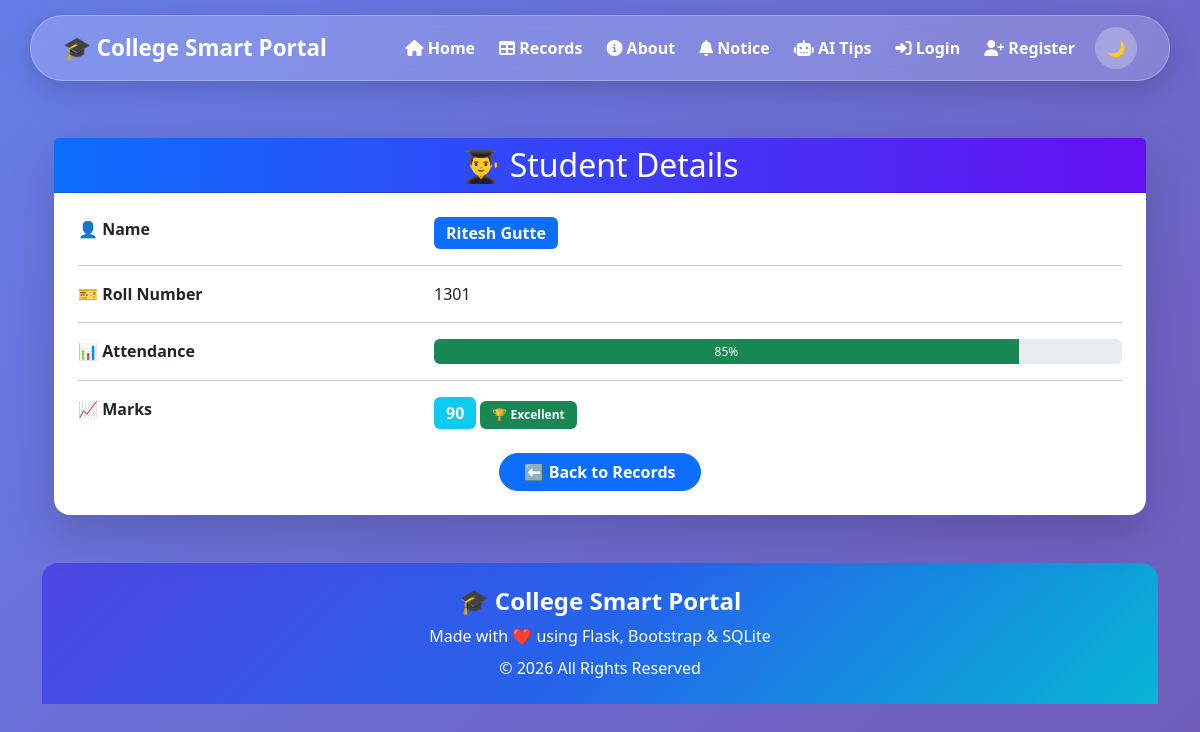
The app's page /student/1, older data.
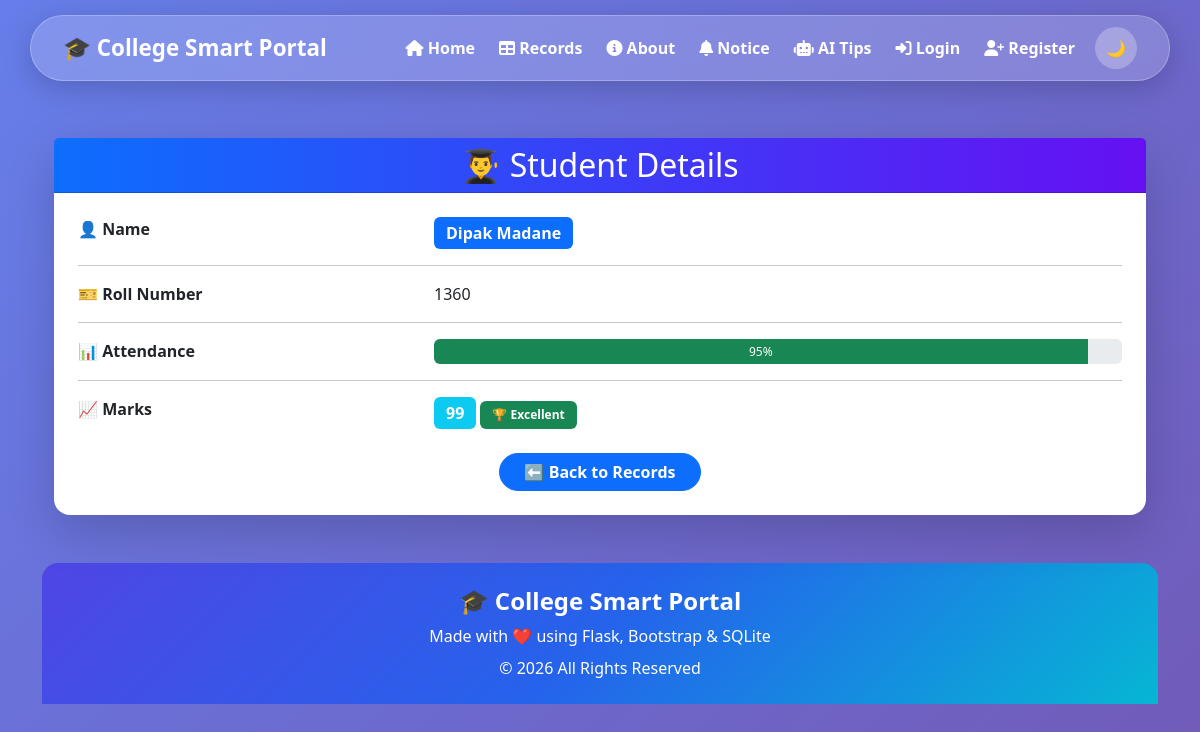
The same page, newer data.
### tables this page shows
CREATE TABLE students (
            id INTEGER PRIMARY KEY AUTOINCREMENT,
            name TEXT NOT NULL,
            roll TEXT UNIQUE NOT NULL,
            attendance INTEGER NOT NULL,
            marks INTEGER NOT NULL
            
        
        );

### app.py (the view)
@app.route("/student/<int:id>")
def student_detail(id):
    conn = get_db()
    student = conn.execute(
        "SELECT * FROM students WHERE id=?",
        (id,)
    ).fetchone()
    conn.close()
    if student is None:
        flash("Student Not Found!", "danger")
        return redirect(url_for("records"))
    return render_template("student_detail.html", student=student)

### app.py (called while the page is built)
def get_db():
    conn = sqlite3.connect("myproject.db")
    conn.row_factory = sqlite3.Row
    return conn

### templates/student_detail.html
{% extends 'base.html' %}
{% block content %}
<div class="container mt-5">
    <div class="card shadow-lg border-0 rounded-4">
        <div class="card-header text-center text-white"
             style="background:linear-gradient(90deg,#0d6efd,#6610f2);">
            <h2 class="mb-0">👨‍🎓 Student Details</h2>
        </div>
        <div class="card-body p-4">
            <div class="row mb-3">
                <div class="col-md-4 fw-bold">
                    👤 Name
                </div>
                <div class="col-md-8">
                    <span class="badge bg-primary fs-6">
                        {{ student.name }}
                    </span>
                </div>
            </div>
            <hr>
            <div class="row mb-3">
                <div class="col-md-4 fw-bold">
                    🎫 Roll Number
                </div>
                <div class="col-md-8">
                    {{ student.roll }}
                </div>
            </div>
            <hr>
            <div class="row mb-3">
                <div class="col-md-4 fw-bold">
                    📊 Attendance
                </div>
                <div class="col-md-8">
                    <div class="progress" style="height:25px;">
                        <div class="progress-bar bg-success"
                             style="width:{{ student.attendance }}%;">
                            {{ student.attendance }}%
                        </div>
                    </div>
                </div>
            </div>
            <hr>
            <div class="row mb-4">
                <div class="col-md-4 fw-bold">
                    📈 Marks
                </div>
                <div class="col-md-8">
                    <span class="badge bg-info fs-6">
                        {{ student.marks }}
                    </span>
                    {% if student.marks >= 90 %}
                        <span class="badge bg-success">🏆 Excellent</span>
                    {% elif student.marks >= 75 %}
                        <span class="badge bg-primary">👍 Good</span>
                    {% elif student.marks >= 60 %}
                        <span class="badge bg-warning text-dark">🙂 Average</span>
                    {% else %}
                        <span class="badge bg-danger">⚠️ Poor</span>
                    {% endif %}
                </div>
            </div>
            <div class="text-center">
                <a href="{{ url_for('records') }}"
                   class="btn btn-primary rounded-pill px-4">
                    ⬅️ Back to Records
                </a>
            </div>
        </div>
    </div>
</div>
{% endblock %}

### templates/base.html (shortened to what this page needs)
<!DOCTYPE html>
<html lang="en" data-bs-theme="light">
<head>
    <link href="https://cdn.jsdelivr.net/npm/bootstrap@5.3.3/dist/css/bootstrap.min.css" rel="stylesheet">
    <link rel="stylesheet"href="https://cdnjs.cloudflare.com/ajax/libs/font-awesome/6.4.2/css/all.min.css">
</head>
<body>
<nav class="navbar navbar-expand-lg glass-nav fixed-top">
    <div class="container">
        <a class="navbar-brand fw-bold text-white" href="/">
            🎓 College Smart Portal
        </a>
        <div class="collapse navbar-collapse justify-content-end" id="navbarNav">
            <ul class="navbar-nav align-items-center">
                <li class="nav-item">
                    <a class="nav-link active" href="/">
                        <i class="fas fa-house"></i>
                        <span>Home</span>
                    </a>
                </li>
                <li class="nav-item">
                    <a class="nav-link" href="/record">
                        <i class="fas fa-table"></i>
                        <span>Records</span>
                    </a>
                </li>
                <li class="nav-item">
                    <a class="nav-link" href="/about">
                        <i class="fas fa-circle-info"></i>
                        <span>About</span>
                    </a>
                </li>
                <li class="nav-item">
                    <a class="nav-link" href="/notice">
                        <i class="fas fa-bell"></i>
                        <span>Notice</span>
                    </a>
                </li>
                <li class="nav-item">
                    <a class="nav-link" href="/ai_tips">
                        <i class="fas fa-robot"></i>
                        <span>AI Tips</span>
                    </a>
                </li>
                {% if session.get("username") %}
                    {% if session.get("role") == "admin" %}
                    <li class="nav-item">
                        <a class="nav-link" href="/add">
                            <i class="fas fa-user-plus"></i>
                            <span>Add Student</span>
                        </a>
                    </li>
                    {% endif %}
                    <li class="nav-item">
                        <a class="nav-link logout-btn" href="/logout">
                            <i class="fas fa-right-from-bracket"></i>
                            <span>Logout</span>
                        </a>
                    </li>
                {% else %}
                    <li class="nav-item">
                        <a class="nav-link" href="/login">
                            <i class="fas fa-right-to-bracket"></i>
                            <span>Login</span>
                        </a>
                    </li>
                    <li class="nav-item">
                        <a class="nav-link" href="/register">
                            <i class="fas fa-user-plus"></i>
                            <span>Register</span>
                        </a>
                    </li>
                {% endif %}
                <li class="nav-item ms-2">
                    <button class="theme-btn" onclick="toggleTheme()">
                        🌙
                    </button>
                </li>
            </ul>
        </div>
    </div>
</nav>
<div style="height:90px;"></div>
<div class="container">
{% block content %}
{% endblock %}
<footer class="mt-5">
<div class="container-fluid text-center text-white py-4 rounded-top-4"
style="background:linear-gradient(135deg,#4f46e5,#2563eb,#06b6d4);">
<h4 class="fw-bold">
🎓 College Smart Portal
</h4>
<p class="mb-2">
Made with ❤️ using Flask, Bootstrap & SQLite
</p>
<p class="mb-0">
© 2026 All Rights Reserved
</p>
</div>
</body>
</html>

### templates/base.html (style rules this page uses)
.card { transition:0.3s; }
.badge { padding:8px 12px; }
.btn { transition:0.3s; }
.card-body div { transition:.3s; }
.btn { border: radius 15px; font-weight:bold; }
body { background:linear-gradient(135deg,#667eea,#764ba2,#6dd5ed); background-size:300% 300%; animation:bgMove 12s ease infinite; }
.glass-nav { margin:15px auto; width:95%; border-radius:50px; background:rgba(255,255,255,.18); backdrop-filter:blur(18px); -webkit-backdrop-filter:blur(18px); border:1px solid rgba(255,255,255,.25); box-shadow:0 8px 30px rgba(0,0,0,.18); padding:10px 20px; }
.glass-nav .navbar-brand { color:#fff !important; font-size:1.4rem; }
.glass-nav .nav-link { color:white !important; font-weight:600; padding:10px 18px; margin:0 4px; border-radius:30px; transition:all .35s ease; }
.theme-btn { width:42px; height:42px; border:none; border-radius:50%; background:rgba(255,255,255,.25); color:white; transition:.3s; }

Row changes from the older to the newer data that the page shows:
changed students: name "Ritesh Gutte" → "Dipak Madane"; roll "1301" → "1360"; attendance "85" → "95"; marks "90" → "99"
